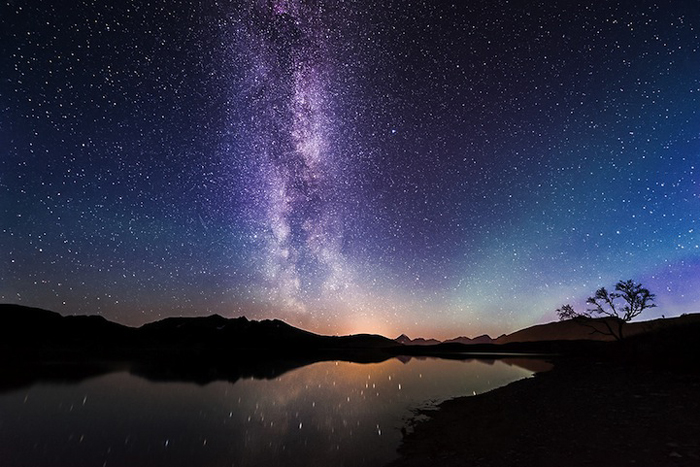
#> input picture images/TommyRichardsen1.jpg, 700 x 467 px; its folder holds only this picture in this run
$ python analyzer.py
#> lines starting #> are read from the running program, lines starting #| are printed output that depends on the picture; after the words box and inside, x2 and y2 are one past the last pixel; in counts of white or black regions, pixels touching at a corner belong together
import os
import cv2
import csv
import numpy as np
import matplotlib.pyplot as plt
from concurrent.futures import ThreadPoolExecutor
from matplotlib.backends.backend_pdf import PdfPages

IMAGES_DIR = "images"
RESULTS_DIR = "results"
VISUAL_DIR = os.path.join(RESULTS_DIR, "visual")
PLOTS_DIR = os.path.join(RESULTS_DIR, "plots")

os.makedirs(RESULTS_DIR, exist_ok=True)
os.makedirs(VISUAL_DIR, exist_ok=True)
os.makedirs(PLOTS_DIR, exist_ok=True)


def analyze_image(image_path):
#> called with image_path = 'images/TommyRichardsen1.jpg'
    image = cv2.imread(image_path, cv2.IMREAD_GRAYSCALE)
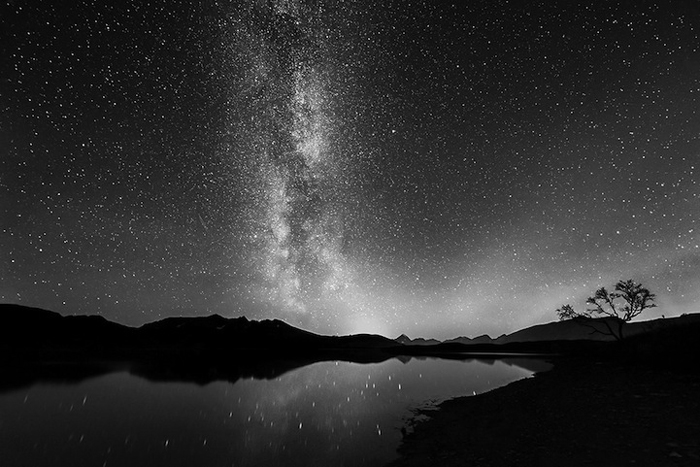
#> image: shape (467, 700); min 0, max 255, mean 51.5
    color_image = cv2.imread(image_path)
#> color_image is the input picture: shape (467, 700, 3); mean B, G, R 70.8, 49.5, 48

    if image is None or color_image is None:
        print(f"[!] Не удалось загрузить: {image_path}")
        return []

    blurred = cv2.GaussianBlur(image, (5, 5), 0)
    _, thresh = cv2.threshold(blurred, 150, 255, cv2.THRESH_BINARY)
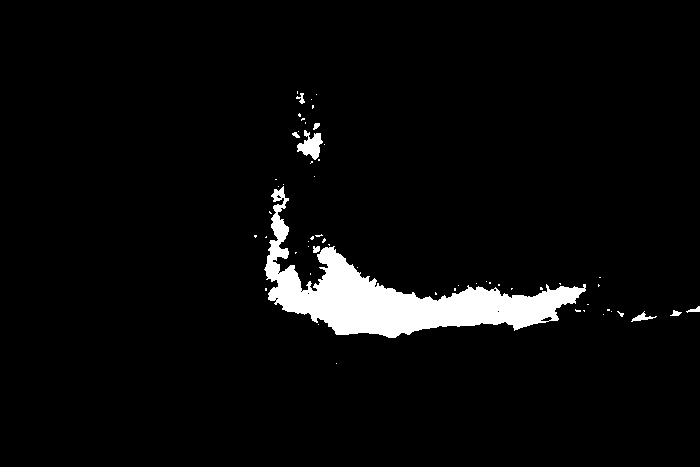
#> thresh: shape (467, 700); 4.3% white; 58 white regions (49 under 20 px)
    contours, _ = cv2.findContours(thresh, cv2.RETR_EXTERNAL, cv2.CHAIN_APPROX_SIMPLE)
#> contours = 58 contours, 50 with area under 20; largest, box (x1, y1, x2, y2) and area: (264, 186, 586, 338) 12706, (297, 130, 323, 160) 362, (631, 311, 657, 322) 68, (686, 306, 700, 313) 30, (313, 246, 320, 253) 28, (296, 93, 305, 104) 28, (670, 310, 682, 316) 28, (313, 123, 320, 130) 22

    objects = []
    for cnt in contours:
        area = cv2.contourArea(cnt)
        if area < 10:
            continue
        M = cv2.moments(cnt)
        if M['m00'] == 0:
            continue
        cx = int(M['m10'] / M['m00'])
        cy = int(M['m01'] / M['m00'])
        brightness = image[cy, cx]

        cv2.drawContours(color_image, [cnt], -1, (0, 255, 0), 2)
        cv2.circle(color_image, (cx, cy), 3, (0, 0, 255), -1)

        objects.append({
            'filename': os.path.basename(image_path),
            'x': cx,
            'y': cy,
            'brightness': int(brightness),
            'area': float(area)
        })
#> this loop made 58 passes
#> (area, cx, cy, brightness) on passes 4, 7, 11, 29, 39, 49, 50, 57: (68, 641, 317, 152), (27.5, 675, 312, 149), (29.5, 694, 309, 151), (28.5, 315, 249, 146), (12705.5, 396, 298, 169), (361.5, 310, 145, 177), (22, 315, 125, 176), (28, 300, 98, 180)
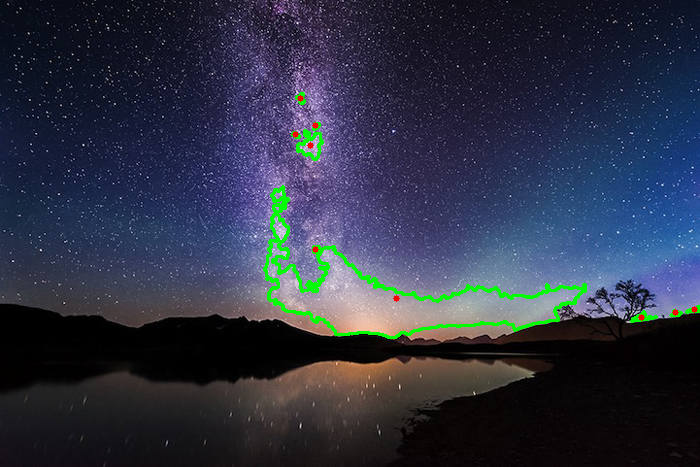
#> color_image: shape (467, 700, 3); 1.58% of pixels changed, all inside (x1, y1, x2, y2) = (263, 92, 700, 339)
#> after the loop, objects = 9 items

    out_path = os.path.join(VISUAL_DIR, os.path.basename(image_path))
    cv2.imwrite(out_path, color_image)

    return objects

def process_all_images():
    image_files = [f for f in os.listdir(IMAGES_DIR) if f.lower().endswith(('.jpg', '.png', '.jpeg'))]
    full_paths = [os.path.join(IMAGES_DIR, f) for f in image_files]

    all_objects = []
    with ThreadPoolExecutor() as executor:
        results = executor.map(analyze_image, full_paths)
        for result in results:
            all_objects.extend(result)
#> this loop made 1 pass
#> after the loop, all_objects = 9 items

    sorted_objects = sorted(all_objects, key=lambda x: -x['brightness'])
#> sorted_objects = 9 items
    save_to_csv(sorted_objects)
    generate_plots(sorted_objects)


def save_to_csv(data):
    csv_path = os.path.join(RESULTS_DIR, "analysis_results.csv")
    with open(csv_path, mode='w', newline='') as csvfile:
        writer = csv.DictWriter(csvfile, fieldnames=['filename', 'x', 'y', 'brightness', 'area'])
        writer.writeheader()
        for obj in data:
            writer.writerow(obj)
#> this loop made 9 passes
    print(f"[✓] Результаты сохранены в {csv_path}")
#| [✓] Результаты сохранены в results/analysis_results.csv


def generate_plots(data):
    brightness_values = [obj['brightness'] for obj in data]
#> brightness_values = [180, 177, 176, 169, 152, 151, 151, 149, 146]
    area_values = [obj['area'] for obj in data]
#> area_values = [28, 361.5, 22, 12705.5, 68, 29.5, 19.5, 27.5, 28.5]

    brightness_path = os.path.join(PLOTS_DIR, "brightness_hist.png")
    area_path = os.path.join(PLOTS_DIR, "area_hist.png")
    pdf_path = os.path.join(PLOTS_DIR, "summary_report.pdf")

    fig1 = plt.figure()
    plt.hist(brightness_values, bins=30, color='blue', alpha=0.7)
    plt.title("Яркость объектов")
    plt.xlabel("Яркость")
    plt.ylabel("Количество")
    plt.grid(True)
    plt.savefig(brightness_path)
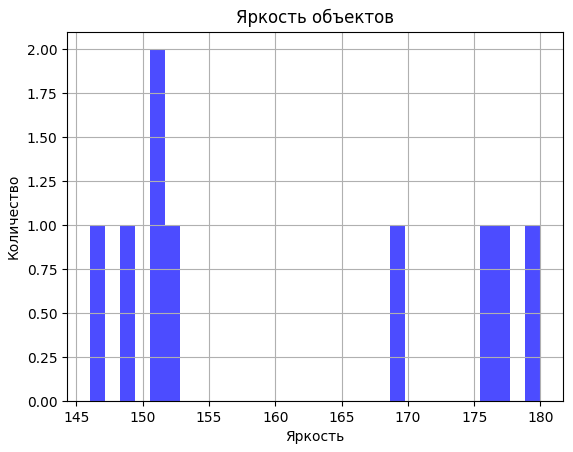
#> figure drawn by matplotlib, 1 panel; tallest bar 2 high, from x = 150.5 to 151.7
    plt.show()

    fig2 = plt.figure()
    plt.hist(area_values, bins=30, color='green', alpha=0.7)
    plt.title("Площади объектов")
    plt.xlabel("Площадь")
    plt.ylabel("Количество")
    plt.grid(True)
    plt.savefig(area_path)
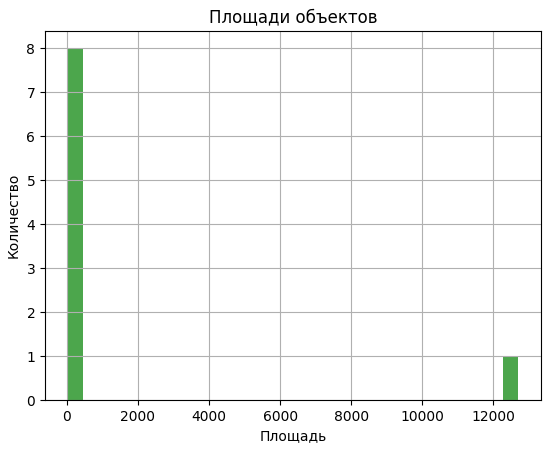
#> figure drawn by matplotlib, 1 panel; tallest bar 8 high, from x = 19.5 to 442.4
    plt.show()

    #  в PDF
    with PdfPages(pdf_path) as pdf:
        pdf.savefig(fig1)
        pdf.savefig(fig2)
    print(f"[✓] Графики сохранены в {PLOTS_DIR} и PDF-отчёт создан")

if __name__ == "__main__":
    process_all_images()

$ run again, on images/eos_rp_sample_gergo_kazsimer_south_africa_21-(1)_0b8c6d46874e4fef8477e1bb40c85889.jpeg
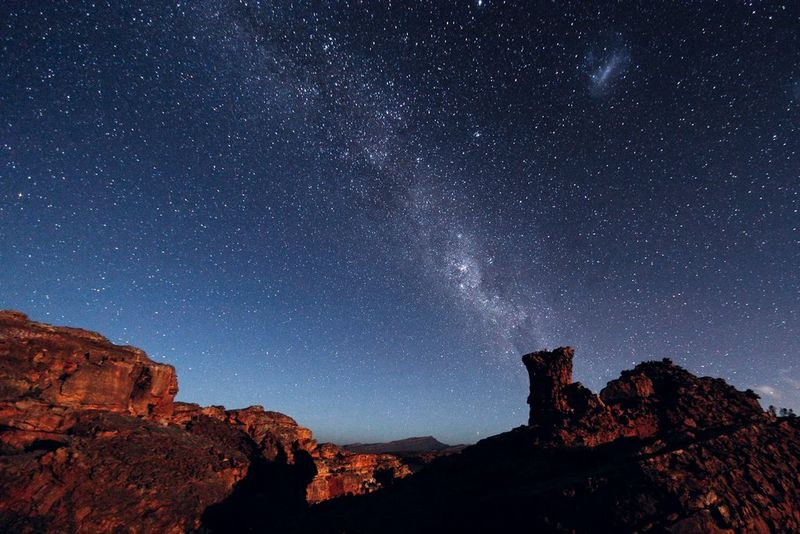
#> input picture images/eos_rp_sample_gergo_kazsimer_south_africa_21-(1)_0b8c6d46874e4fef8477e1bb40c85889.jpeg, 800 x 534 px
#> in analyze_image, color_image is the input picture: shape (534, 800, 3); mean B, G, R 75.9, 52.8, 47.2
#> in analyze_image, `_, thresh = cv2.threshold(blurred, 150, 255, cv2.THRESH_BINARY)`:
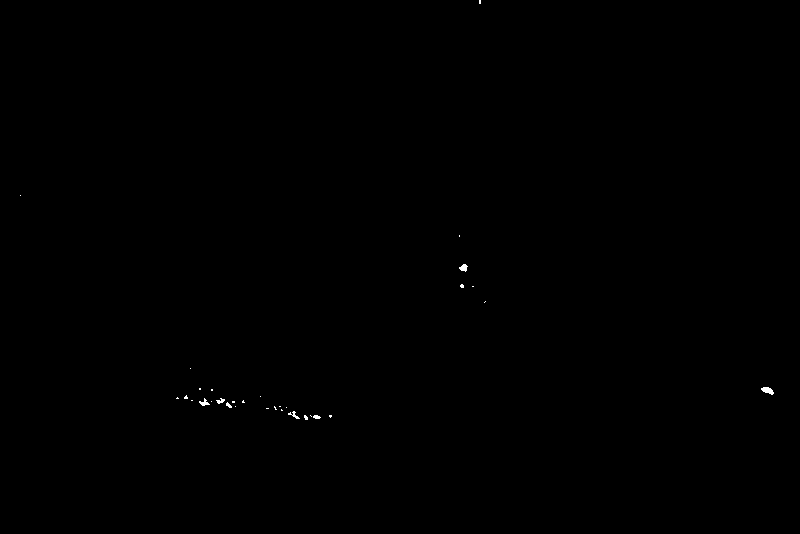
#> thresh: shape (534, 800); 0.09% white; 32 white regions (25 under 20 px)
#> contours = 32 contours, 29 with area under 20; largest, box (x1, y1, x2, y2) and area: (761, 387, 774, 395) 50, (459, 264, 468, 272) 34, (199, 398, 210, 406) 26
#> the loop in analyze_image, `for cnt in contours:` made 32 passes
#> (area, cx, cy, brightness) on passes 18, 24, 29: (26, 203, 402, 150), (49.5, 767, 390, 168), (34, 463, 267, 201)
#> after the loop in analyze_image, `for cnt in contours:`: objects = 7 items
#> the loop in process_all_images, `for result in results:` made 1 pass
#> the loop in save_to_csv, `for obj in data:` made 7 passes
#| [✓] Результаты сохранены в results/analysis_results.csv
#> brightness_values = [201, 168, 155, 153, 151, 150, 150]
#> area_values = [34, 49.5, 12.5, 15.5, 17.5, 19, 26]
#> in generate_plots, `plt.savefig(area_path)`:
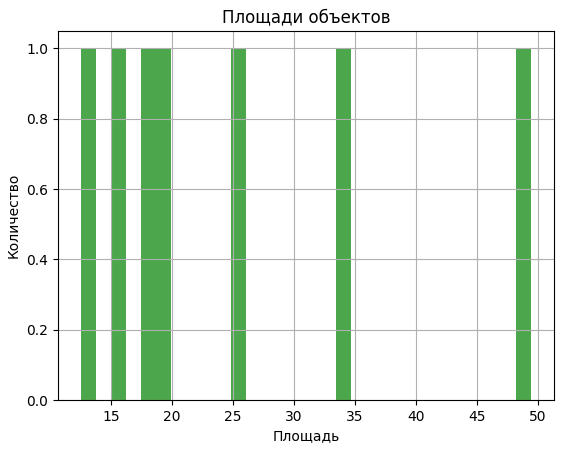
#> figure drawn by matplotlib, 1 panel
